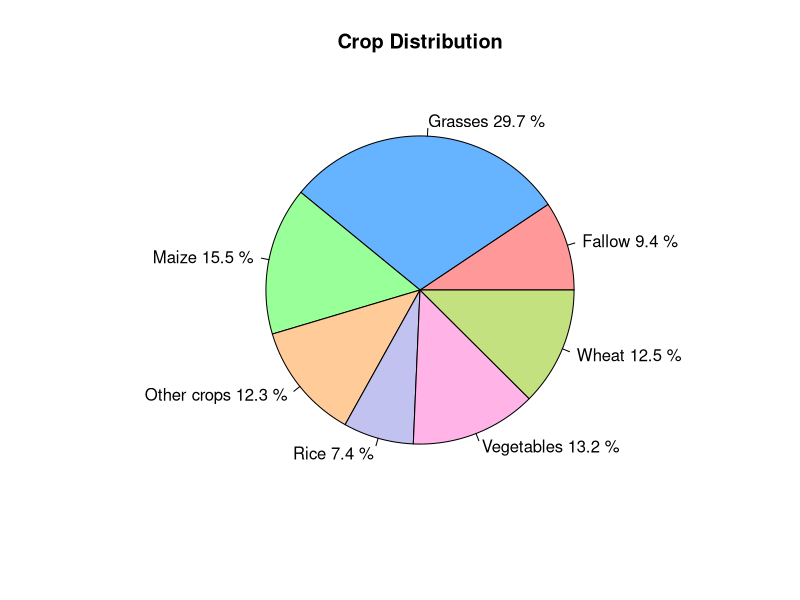
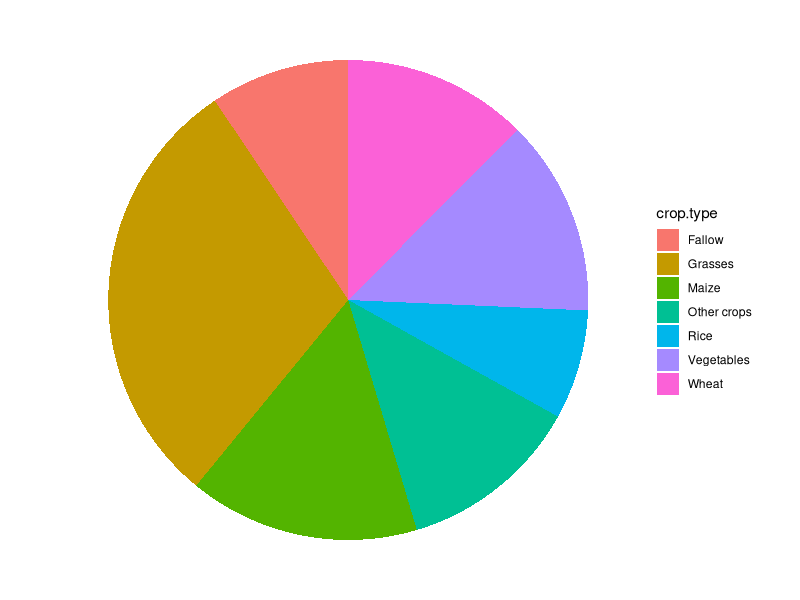

These figures' R source, in order:
## libraries
library(tidyverse)
library(readxl)
# load data
df <- read_excel("data/GHGs.xlsx")

# create a piechart of the GHGs$crop_type
# Assuming your data is already in a dataframe named 'data' with a column 'crop.type'

# Step 1: Create a table with the counts of each crop type
crop_counts <- table(df$crop.type)
crop_counts
nrow(df)

# Step 2: Create the pie chart
pie(
  crop_counts, 
  labels = paste(names(crop_counts), round(prop.table(crop_counts) * 100, 1), "%"), 
  col = c("#ff9999", "#66b3ff", "#99ff99", "#ffcc99", "#c2c2f0", "#ffb3e6", "#c4e17f"),
  main = "Crop Distribution"
)
# use ggplot2 to create the same piechart
df %>%
  count(crop.type)

df %>%
  count(crop.type) %>%
  ggplot(aes(x = "", y = n, fill = crop.type)) +
  geom_bar(stat = "identity", width = 1) +
  coord_polar("y", start = 0) +
  theme_void()




